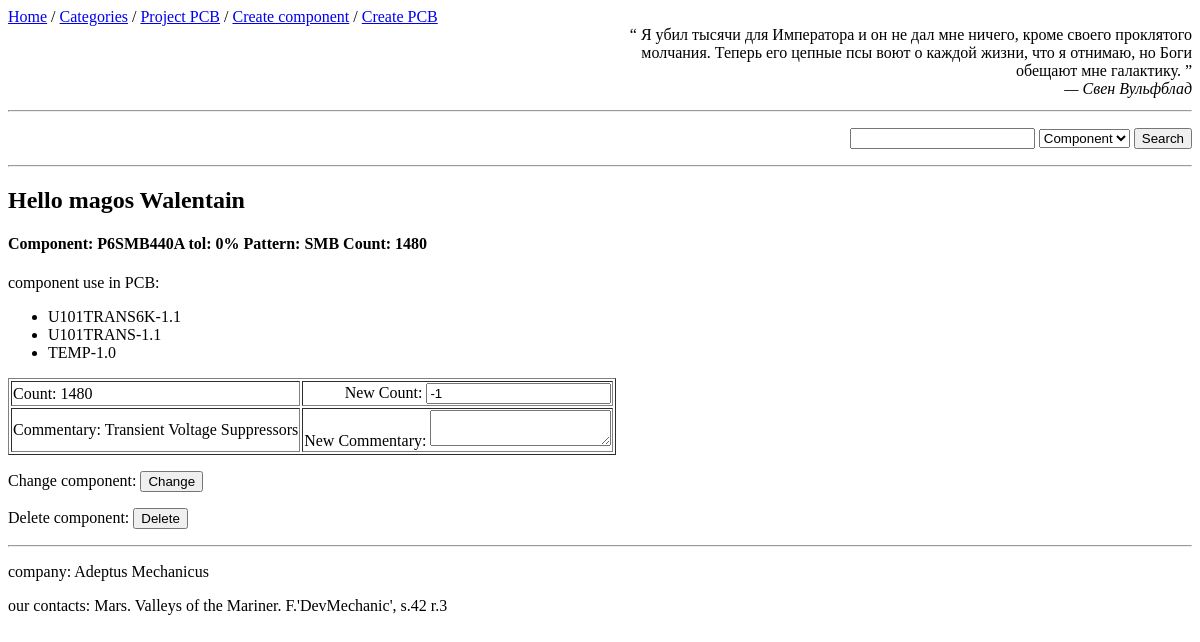
The page /change/18 on the database its author committed.
### app_comp/models.py (models this page shows, shortened)
class Component(db.Model):
    __tablename__ = 'components'
    id = db.Column(db.Integer, primary_key=True)
    value = db.Column(db.String(128), index=True, nullable=False)
    tolerance = db.Column(db.Float, default=None)   # %
    voltage = db.Column(db.Integer, default=None)  # V
    power = db.Column(db.Float, default=None)   # W
    count = db.Column(db.Integer, default=0)
    comment = db.Column(db.Text)
    category_name = db.Column(db.String(128), db.ForeignKey("categories.name"))
    pattern_name = db.Column(db.String(128), db.ForeignKey("patterns.name"))
    pcboards = db.relationship("AssociatedCompPcb",
                               back_populates='component')
    def __str__(self):
        return f'Component: {self.value} tol: {self.tolerance}%\nPattern: {self.pattern_name}\nCount: {self.count}'

class AssociatedCompPcb(db.Model):
    __tablename__ = 'component_pcb'
    pcb_id = db.Column(db.Integer, db.ForeignKey('PCB.id'), primary_key=True)
    comp_id = db.Column(db.Integer, db.ForeignKey('components.id'), primary_key=True)
    comp_count = db.Column(db.Integer)
    component = db.relationship('Component', back_populates='pcboards')
    pcb = db.relationship('PCBoard', back_populates='components')

class PCBoard(db.Model):
    __tablename__ = 'PCB'
    id = db.Column(db.Integer, primary_key=True)
    name = db.Column(db.String(128), nullable=False)
    version = db.Column(db.Float, default=0.0)
    count_boards = db.Column(db.Integer, default=1)
    comment = db.Column(db.Text)
    components = db.relationship("AssociatedCompPcb",
                                 back_populates='pcb',
                                 cascade='all, delete')

### app_comp/views.py (the view, shortened to what this page needs)
@app.route('/change/<string:id_component>', methods=['get', 'post'])
def change_component(id_component: object):
    compt = crud.read_element_on_id(Component, id_component)
    form_ch = ChangeComponentForm()
    return render_template("change/component.html",
                           title='change component',
                           component=compt,
                           form=form_ch)

### app_comp/forms.py
class SearchForm(FlaskForm):
    value = StringField("Serach value:", validators=[DataRequired()])
    type_search = SelectField("type", choices=['Component', 'PCBoard', 'Pattern'],
                              validators=[DataRequired()],
                              default='Component')
    search = SubmitField('Search')

class ChangeComponentForm(FlaskForm):
    count = IntegerField("New Count:", default=-1)
    comment = TextAreaField("New Commentary:", default=None)
    submit_change = SubmitField('Change')
    submit_delete = SubmitField('Delete')

### app_comp/tools/database_tools.py (called while the page is built)
    def read_element_on_id(self, table, id_elem):
        return self.db.session.query(table).get(id_elem)

### app_comp/tools/quotes.py (called while the page is built)
def get_json_data(path_):
    with open(path_, 'r') as json_object:
        json_data = json.load(json_object)
    return json_data

def random_quote(path=path_to_json):
    quotes = get_json_data(path)
    return random.choice(quotes)

### app_comp/views.py (called while the page is built)
@app.before_request
def base():
    g.form_search = SearchForm()
    temp_bd['quote'] = random_quote()
    temp_bd['user'] = 'magos Walentain'
    g.bd = temp_bd

### app_comp/templates/change/component.html (shortened to what this page needs)
{% extends 'base.html' %}
{% block content %}
{% if component %}
    <h4>{{component.__str__()}}</h4>
<div>
    <p>component use in PCB: </p>
    <ul>
    {% for p in component.pcboards %}
        <li>{{p.pcb.name}}-{{p.pcb.version}}</li>
    {%endfor%}
    </ul>
</div>
<form name={{title}} action ="" method="POST">
<table border="1px" >
    <tr>
        <td>Count: {{component.count}}</td>
        <td align="right">{{form.count.label}} {{form.count}}</td>
    </tr>
    <tr>
        <td>Commentary: {{ component.comment }}</td>
        <td align="right">{{ form.comment.label }} {{ form.comment }}</td>
    </tr>
</table>
    <p>Change component: {{ form.submit_change }}</p>
    <p>Delete component: {{ form.submit_delete }}</p>
</form>
{%else%}
<p>That`s component not exist </p>
    <figure class="centred" >
        <img width="50%" src="../static/images/omnissiah.jpg" alt="Omnissiah">
        <figcaption>Ommnissiah with Me!</figcaption>
    </figure>
{%endif%}
{% endblock %}

### rows shown on the page
Component: __str__ "Component: P6SMB440A tol: 0% Pattern: SMB Count: 1480", count "1480", comment "Transient Voltage Suppressors"
AssociatedCompPcb: pcb.name "U101TRANS6K", pcb.version "1.1"
AssociatedCompPcb: pcb.name "U101TRANS", pcb.version "1.1"
AssociatedCompPcb: pcb.name "TEMP", pcb.version "1.0"

### other values the page prints
{{ g.bd.quote[0] }} "Я убил тысячи для Императора и он не дал мне ничего, кроме своего проклятого молчания. Теперь его цепные псы воют о каждой жизни, что я отнимаю, но Боги обещают мне галактику."
{{ g.bd.quote[1] }} "— Свен Вульфблад"
{{ g.bd.user }} "magos Walentain"
{{ g.bd.company }} "Adeptus Mechanicus"
{{ g.bd.contacts }} "Mars. Valleys of the Mariner. F.'DevMechanic', s.42 r.3"
